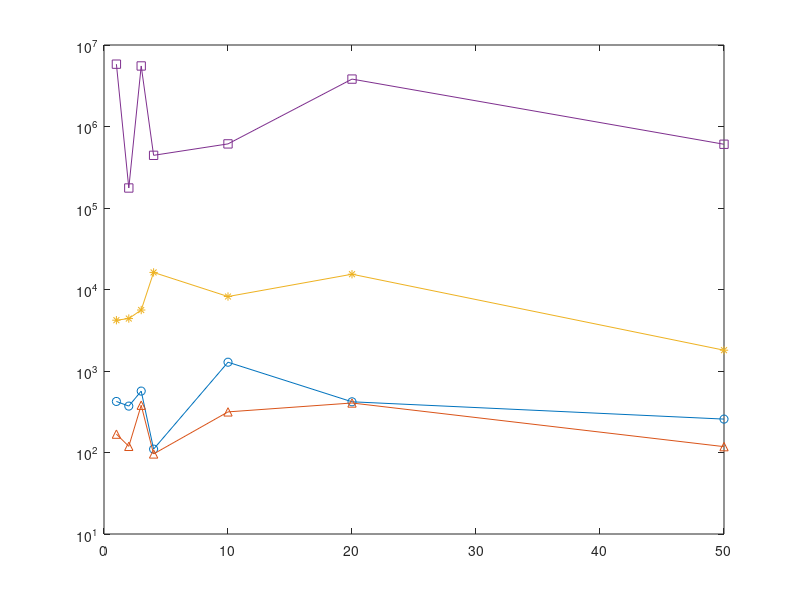

Reproduce this figure in MATLAB.

% size = [121 363 605 847 1089 1210 1383];
% 
% bp_train = [0             0.0468319559229 0.0528925619835 0.0565997638725 0.0570339761249  0.0495867768595 0.0354302241504];
% bp_test = [0.119691119691 0.108108108108 0.0696370656371 0.0656370656371 0.0633590733591 0.0617760617761 0.0367826086957];
% 
% rhc_train = [0.132231404959  0.154269972452 0.18347107438 0.177095631641 0.195592286501 0.171074380165 0.177151120752];
% rhc_test = [0.167953667954 0.158301158301  0.181467181467 0.216216216216 0.19305019305  0.171814671815 0.159420289855];
% 
% sa_train = [0.338842975207 0.289256198347 0.279338842975 0.290436835891 0.25375573921 0.297520661157 0.246565437455];
% sa_test = [0.289575289575 0.274131274131 0.285714285714 0.276061776062 0.26305019305  0.30888030888  0.252173913043];
% 
% ga_train = [0.289256198347 0.280991735537 0.297520661157 0.298701298701 0.309458218549  0.28347107438  0.289226319595];
% ga_test = [0.295366795367 0.260617760618 0.299227799228 0.30888030888 0.291505791506  0.301158301158 0.252173913043];
% 
% figure;
% %plot(size, bp_train, 'b' ,size, bp_test, 'r')
% %plot(size, rhc_train, 'b', size, rhc_test, 'r')
% %plot(size, sa_train, 'b', size, sa_test, 'r')
% %plot(size, ga_train, 'b', size, ga_test, 'r')


% it = [1000 2000 3000 5000 10000 100000];
% 
% rhc_train = [0.171900826446 0.129752066116 0.10826446281 0.0793388429752 0.0603305785124 0.0404958677686];
% rhc_test = [0.206563706564 0.117760617761 0.104247104247 0.102316602317 0.0868725868726 0.0714285714286];
% 
% sa_train = [0.280165289256 0.144628099174 0.136363636364 0.0884297520661 0.0603305785124 0.0446280991736];
% sa_test = [0.301158301158 0.121621621622 0.119691119691 0.110038610039 0.0945945945946 0.0521235521236];


% figure;
% plot(k, rhc_train, 'b' ,it, rhc_test, 'r')
% hold on
% plot(k, sa_train, ':b', it, sa_test, ':r')


n = 2;
k = [1, 2, 3, 4, 10, 20, 50];
rhc = [423, 371, 567, 110, 1282, 419, 257];
sa = [168, 119, 380, 96, 315, 405, 118];
ga = [4200, 4400, 5600, 16200, 8200, 15400, 1800];
mimic = [5819800, 176000, 5531000, 443000, 611800, 3817400, 605600];
figure
plot(k, rhc, '-o', k, sa, '-^', k, ga, '-*', k, mimic, '-s');
set(gca,'YScale','log');



